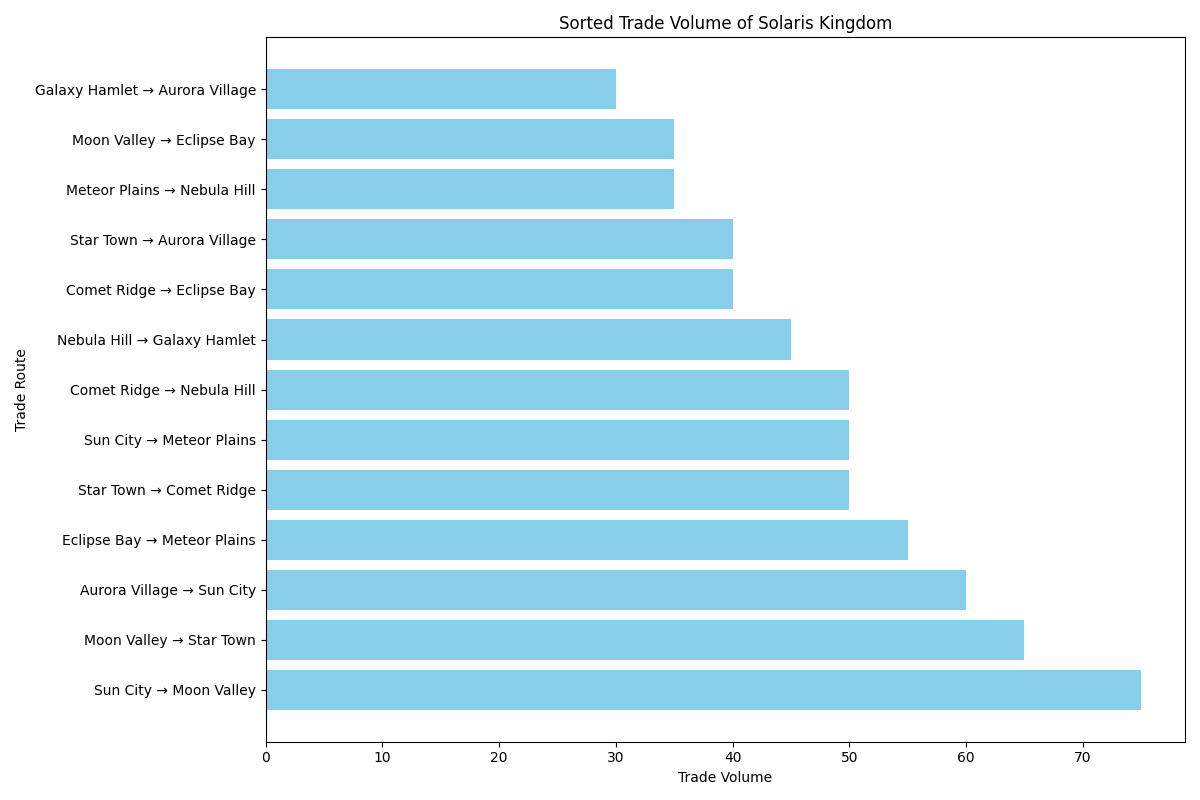

Reproduce this figure in Python.
import matplotlib.pyplot as plt

# Define trade routes with their respective trade volumes
trade_routes = [
    ("Sun City", "Moon Valley", 75), ("Moon Valley", "Star Town", 65), 
    ("Star Town", "Comet Ridge", 50), ("Comet Ridge", "Eclipse Bay", 40), 
    ("Eclipse Bay", "Meteor Plains", 55), ("Meteor Plains", "Nebula Hill", 35), 
    ("Nebula Hill", "Galaxy Hamlet", 45), ("Galaxy Hamlet", "Aurora Village", 30), 
    ("Aurora Village", "Sun City", 60), ("Sun City", "Meteor Plains", 50), 
    ("Moon Valley", "Eclipse Bay", 35), ("Comet Ridge", "Nebula Hill", 50), 
    ("Star Town", "Aurora Village", 40)
]

# Extract trade volume information and sort them in descending order
trade_volumes = sorted(trade_routes, key=lambda x: x[2], reverse=True)

# Prepare data for plotting
routes_labels = [f"{u} → {v}" for u, v, w in trade_volumes]
volumes = [w for u, v, w in trade_volumes]

# Plotting the sorted bar chart
fig, ax = plt.subplots(figsize=(12, 8))
ax.barh(routes_labels, volumes, color='skyblue')
ax.set_xlabel('Trade Volume')
ax.set_ylabel('Trade Route')
ax.set_title('Sorted Trade Volume of Solaris Kingdom')

# Display plot
plt.tight_layout()
plt.show()
